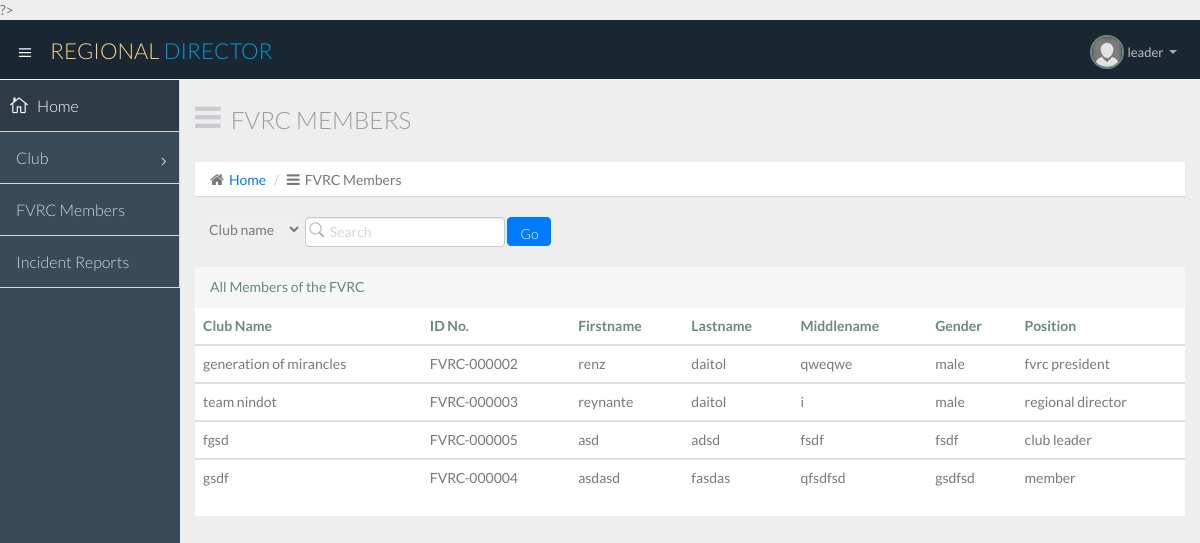
Page /regional_director_clubsAndMembers.php (signed in) on the committed database.
### tables this page shows
CREATE TABLE IF NOT EXISTS `accounts` (
  `id_no` varchar(15) NOT NULL,
  `username` varchar(25) NOT NULL,
  `password` varchar(25) NOT NULL,
  `account_status` varchar(25) NOT NULL,
  `position` text NOT NULL,
  `club_name` varchar(25) NOT NULL
);

CREATE TABLE IF NOT EXISTS `volunteer_information` (
  `id_no` varchar(15) NOT NULL,
  `firstname` varchar(25) NOT NULL,
  `lastname` varchar(25) NOT NULL,
  `middlename` varchar(25) NOT NULL,
  `maidenname` varchar(25) NOT NULL,
  `gender` varchar(6) NOT NULL,
  `status` varchar(11) NOT NULL,
  `cellphone_no` varchar(15) NOT NULL,
  `date_of_birth` varchar(20) NOT NULL,
  `place_of_birth` varchar(80) NOT NULL,
  `citizenship` varchar(15) NOT NULL,
  `club_name` varchar(25) NOT NULL,
  `civic_call_sign` varchar(25) NOT NULL,
  `fvrc_call_sign` varchar(25) NOT NULL,
  `date_registered` varchar(20) NOT NULL,
  `religion` text NOT NULL,
  `blood_type` varchar(15) NOT NULL,
  `health_issues` varchar(25) NOT NULL,
  `medications` varchar(25) NOT NULL
);

### regional_director_clubsAndMembers.php (the view, shortened to what this page needs)
<!DOCTYPE html>
<html lang="en">
  <head>
    <link href="css/bootstrap.min.css" rel="stylesheet">
    <link href="css/bootstrap-theme.css" rel="stylesheet">
    <link href="css/elegant-icons-style.css" rel="stylesheet" />
    <link href="css/font-awesome.min.css" rel="stylesheet" />
    <link href="css/style.css" rel="stylesheet">
    <link href="css/style-responsive.css" rel="stylesheet" />
  </head>
  <body>
  <section id="container" class="">
      <header class="header dark-bg">
            <div class="toggle-nav">
                <div class="icon-reorder tooltips" data-original-title="Toggle Navigation" data-placement="bottom"><i class="icon_menu"></i></div>
            </div>
            <a href="regional_director_login.php" class="logo">Regional <span class="lite">Director</span></a>
            <div class="top-nav notification-row">
                <ul class="nav pull-right top-menu">
                    <li class="dropdown">
                        <a data-toggle="dropdown" class="dropdown-toggle" href="#">
                            <span class="profile-ava">
                                <img alt="" src="img/avatar1_small.jpg">
                            </span>
                            <span class="username"><?php
								echo $_SESSION['SESS_FIRST_NAME'];
							?></span>
                            <b class="caret"></b>
                        </a>
                    </li>
                </ul>
            </div>
      </header>
        <?php
          include'regional_director_sidebar.php';
        ?>
      <section id="main-content">
          <section class="wrapper">
		  <div class="row">
				<div class="col-lg-12">
					<h3 class="page-header"><i class="fa fa fa-bars"></i> FVRC Members</h3>
					<ol class="breadcrumb">
						<li><i class="fa fa-home"></i><a href="regional_director_login.php">Home</a></li>
						<li><i class="fa fa-bars"></i>FVRC Members</li>
					</ol>
				</div>
			</div>
                <ul class="nav top-menu">
                    <li>
                        <form class="navbar-form" action="<?php echo $_SERVER['PHP_SELF']?>" method="POST">
                           <select name="category" style="height: 29px; border: 1px grey;">
							<option value="club_name">Club name</option>
							</select>
						   <input class="form-control" placeholder="Search" type="text" name="keyword">
                           <input class="btn btn-primary" style="height: 29px;" type="submit" value="Go" name="searching">
                        </form>
                    </li>
                </ul>
			  <br>
			   <header class="panel-heading">
                            All Members of the FVRC
							<?php
							if(isset($_POST['searching'])){
									$query1=mysql_query("SELECT * from `accounts` INNER JOIN `volunteer_information` ON `accounts`.`id_no`=volunteer_information`.`id_no` where `$_POST[category]` like '%$_POST[keyword]%'");
								}else{
								$query1=mysql_query("SELECT * from `accounts` INNER JOIN `volunteer_information`
ON `accounts`.`id_no`=`volunteer_information`.`id_no`");
}
							?>
                          </header>
                          <div style="background-color: white;" class="table-responsive">
                            <table class="table">
                              <thead>
                                <tr>
                                  <th>Club Name</th>
                                  <th>ID No.</th>
                                  <th>Firstname</th>
                                  <th>Lastname</th>
                                  <th>Middlename</th>
                                  <th>Gender</th>
                                  <th>Position</th>
                                </tr>
                              </thead>
							  <?php
								while($row=mysql_fetch_array($query1)){
								?>
                              <tbody>
                                <tr>
                                  <td><?php  echo $row['club_name']; ?></td>
                                  <td><?php  echo $row['id_no']; ?></td>
                                  <td><?php echo $row['firstname']; ?></td>
                                  <td><?php echo $row['lastname']; ?></td>
                                  <td><?php echo $row['middlename']; ?></td>
                                  <td><?php echo $row['gender']; ?></td>
                                  <td><?php echo $row['position']; ?></td>
                                </tr>
								 </tbody>
							<?php
							}
							?>
                            </table>
                          </div>
                      </section>
          </section>
      </section>
  </body>
</html>

### rows in the picture
accounts: volunteer_information.club_name "generation of mirancles", volunteer_information.id_no "FVRC-000002", volunteer_information.firstname "renz", volunteer_information.lastname "daitol", volunteer_information.middlename "qweqwe", volunteer_information.gender "male", position "fvrc president"
accounts: volunteer_information.club_name "team nindot", volunteer_information.id_no "FVRC-000003", volunteer_information.firstname "reynante", volunteer_information.lastname "daitol", volunteer_information.middlename "i", volunteer_information.gender "male", position "regional director"
accounts: volunteer_information.club_name "fgsd", volunteer_information.id_no "FVRC-000005", volunteer_information.firstname "asd", volunteer_information.lastname "adsd", volunteer_information.middlename "fsdf", volunteer_information.gender "fsdf", position "club leader"
accounts: volunteer_information.club_name "gsdf", volunteer_information.id_no "FVRC-000004", volunteer_information.firstname "asdasd", volunteer_information.lastname "fasdas", volunteer_information.middlename "qfsdfsd", volunteer_information.gender "gsdfsd", position "member"

### other values in the picture
$_SESSION['SESS_FIRST_NAME'] "leader"
